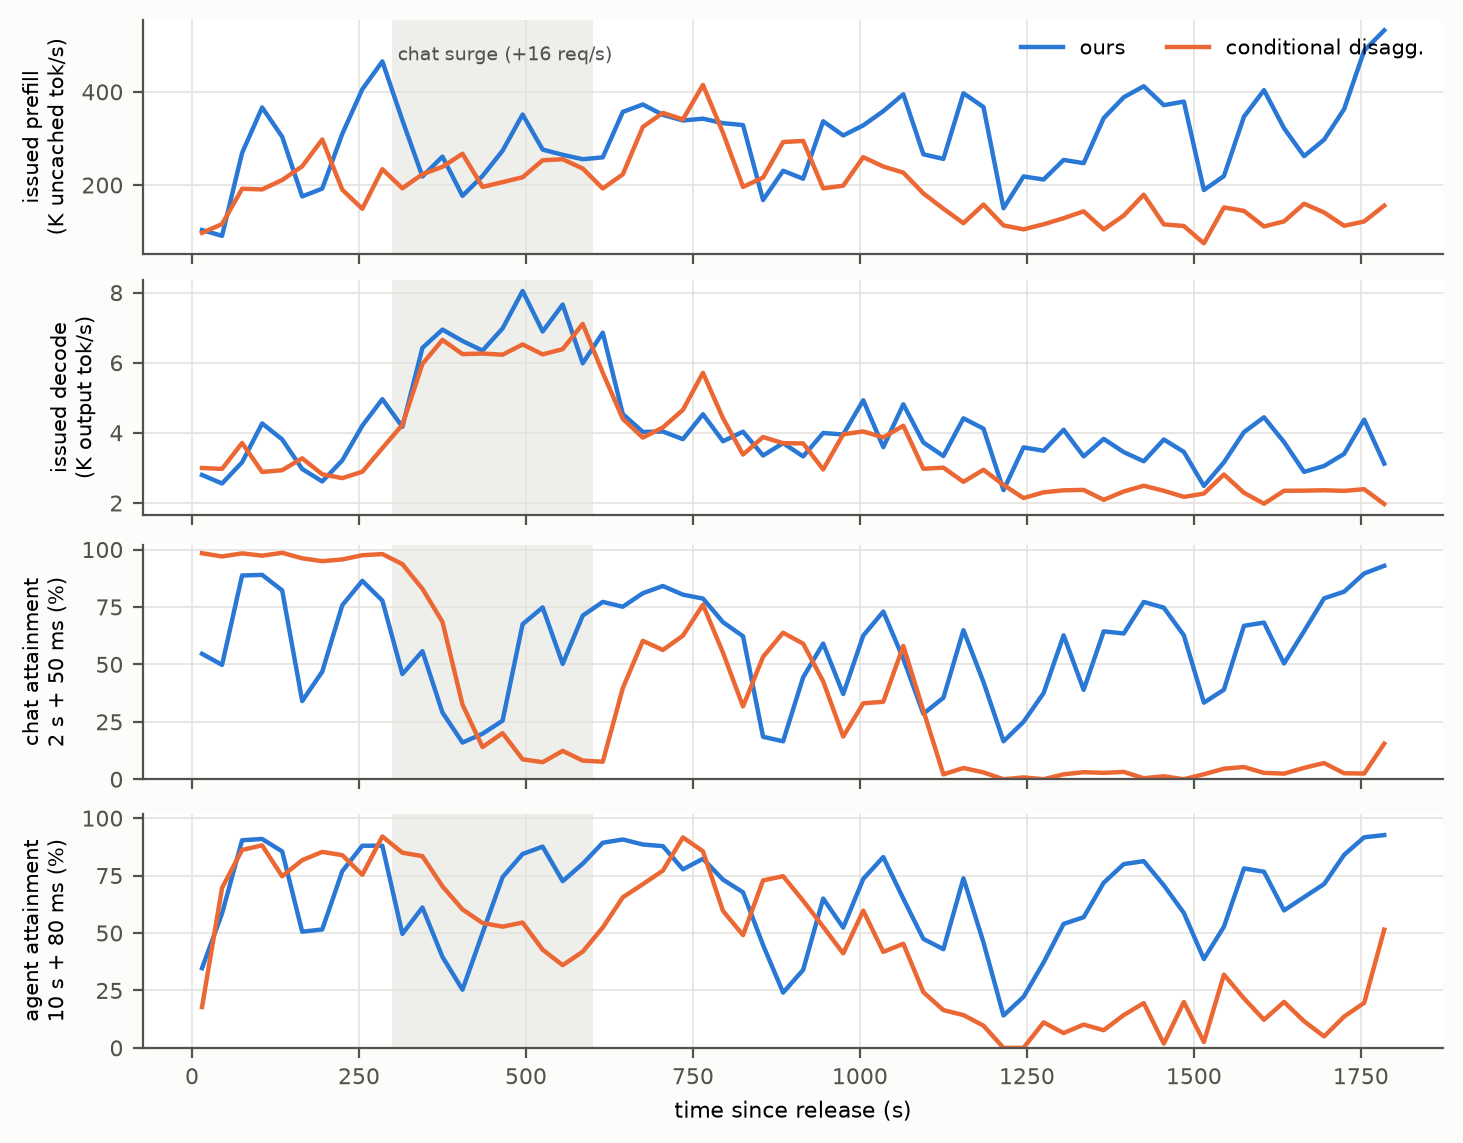

This figure's Python source:
"""Figure 23 of the paper draft: the superposed TraceLab replay at alpha = 3 with the chat surge (+16 req/s from 300 s
for 300 s), 16 H20s, Qwen2.5-7B, in 30 s windows by request start. Four stacked panels on one time axis (no dual
axis): issued prefill demand (uncached prompt tokens / s), issued decode demand (requested output tokens / s), chat
attainment (2 s + 50 ms, base stream) and agent attainment (10 s + 80 ms), for ours and conditional disaggregation.
Issued demand differs by system because each round goes out only after its predecessor returns.
Input: tasks/perf_model/tracelab_windows.py --windows 30 outputs, copied to data/demand_shift/.
  python fig23_demand_shift.py   -> fig23_demand_shift.png
Claude, 2026-10-27.
"""
import json
from pathlib import Path

import matplotlib

matplotlib.use("Agg")
import matplotlib.pyplot as plt

HERE = Path(__file__).resolve().parent
ARMS = [("ours", "coloc_slo_edf_mtp_hc_tl2_a3_surge_r1", "#2a78d6"),
        ("conditional disagg.", "cond_p1_edf_mtp_hc_tl2_a3_surge_r1", "#eb6834")]
PANELS = [("prefill_demand_tok_s", "issued prefill\n(K uncached tok/s)", 1e-3),
          ("decode_demand_tok_s", "issued decode\n(K output tok/s)", 1e-3),
          ("chat_attain_tight", "chat attainment\n2 s + 50 ms (%)", 1.0),
          ("agent_attain_tight", "agent attainment\n10 s + 80 ms (%)", 1.0)]
SURGE = (300, 600)
MUTED, GRID = "#52514e", "#e4e3df"


def main():
    plt.rcParams.update({"font.size": 8, "axes.edgecolor": MUTED, "xtick.color": MUTED, "ytick.color": MUTED})
    fig, axes = plt.subplots(len(PANELS), 1, figsize=(7.2, 5.6), sharex=True, constrained_layout=True)
    for label, name, color in ARMS:
        rows = json.loads((HERE / "data" / "demand_shift" / f"{name}.json").read_text())
        horizon = 1800  # BENCH_REPLAY_HORIZON_S at alpha 3; later windows hold only drain
        rows = [r for r in rows if r["t"] < horizon]
        t = [r["t"] + 15 for r in rows]
        for ax, (key, ylabel, scale) in zip(axes, PANELS):
            ys = [None if r.get(key) is None else r[key] * scale for r in rows]
            ax.plot(t, ys, color=color, linewidth=1.6, label=label)
    for ax, (_, ylabel, _) in zip(axes, PANELS):
        ax.axvspan(*SURGE, color="#e4e3df", alpha=0.6, linewidth=0)
        ax.set_ylabel(ylabel, fontsize=7.5)
        ax.grid(True, color=GRID, linewidth=0.6)
        ax.spines[["top", "right"]].set_visible(False)
    for ax in axes[2:]:
        ax.set_ylim(0, 102)
    axes[0].text(SURGE[0] + 8, axes[0].get_ylim()[1] * 0.9, "chat surge (+16 req/s)", fontsize=7, color=MUTED, va="top")
    axes[0].legend(frameon=False, fontsize=7.5, loc="upper right", ncol=2)
    axes[-1].set_xlabel("time since release (s)")
    out = HERE / "fig23_demand_shift.png"
    fig.savefig(out, dpi=200, bbox_inches="tight", facecolor="#fcfcfb")
    print(out)


if __name__ == "__main__":
    main()
